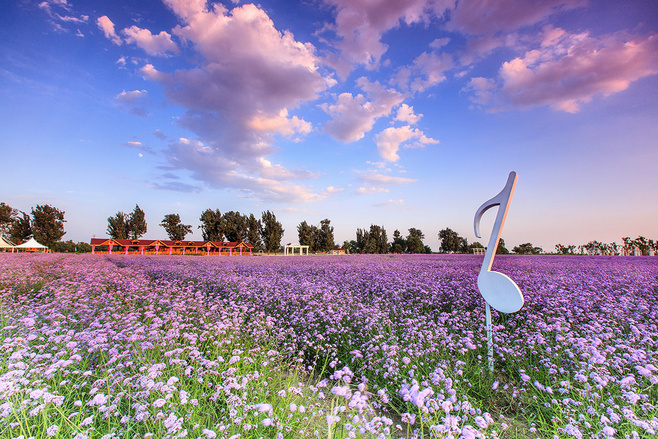
//> input picture 1_test/1.jpg, 658 x 439 px
$ ./1_HelloOpenCV   (built with g++ and OpenCV 4)
//> lines starting //> are read from the running program, lines starting //| are printed output that depends on the picture

//--------------------------------------【程序说明】-------------------------------------------
//		程序说明：《OpenCV3编程入门》OpenCV3版书本配套示例程序01
//		程序描述：OpenCV开发环境的配置，载入一张图片并显示
//		开发测试所用操作系统： Windows 7 64bit
//		开发测试所用IDE版本：Visual Studio 2010
//		开发测试所用OpenCV版本：	3.0 beta
//		2014年11月 Created by @浅墨_毛星云
//		2014年11月 Revised by @浅墨_毛星云
//------------------------------------------------------------------------------------------------

#include <opencv2/highgui/highgui.hpp> //头文件
#include <opencv2/imgproc/imgproc.hpp>
#include <opencv2/opencv.hpp>
using namespace cv; //包含cv命名空间

int main()
{
	Mat edge,grayImages;
	// 【1】读入一张图片
	Mat srcImage=imread("1.jpg");
//> srcImage is the input picture: 439 rows x 658 cols, CV_8UC3; mean B, G, R 167.8, 138.3, 146
	imshow ("picture1",srcImage);
	Mat element=getStructuringElement(MORPH_RECT,Size(15,15));
	Mat dstImage;
	erode(srcImage,dstImage,element);
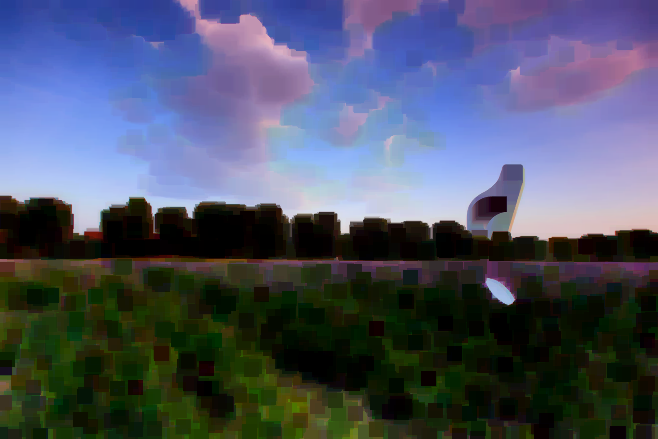
//> dstImage: 439 rows x 658 cols, CV_8UC3; mean B, G, R 101.9, 82.9, 76.6
	// 【2】在窗口中显示载入的图片
	imshow("picture2",dstImage);
	cvtColor(srcImage,grayImages,CV_BGR2GRAY);
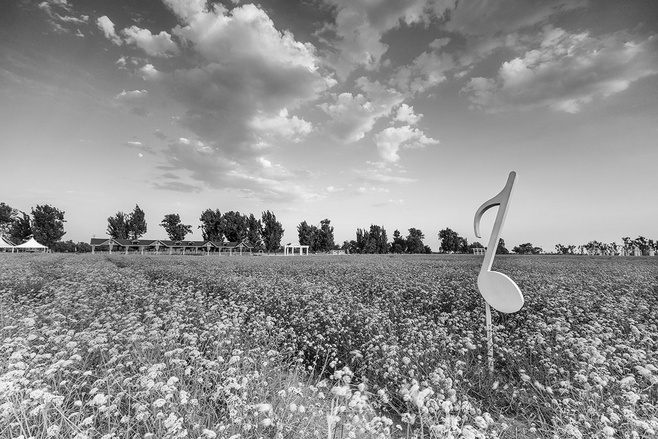
//> grayImages: 439 rows x 658 cols, CV_8UC1; min 0, max 255, mean 144
	blur(grayImages,edge,Size(3,3));
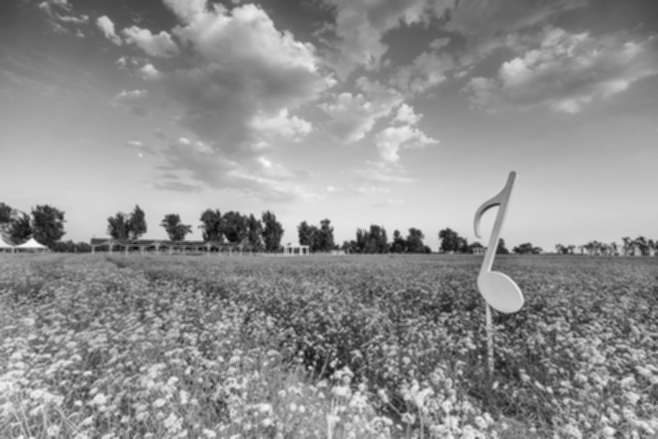
//> edge: 439 rows x 658 cols, CV_8UC1; min 7, max 248, mean 144
	Canny(edge,edge,3,9,3);
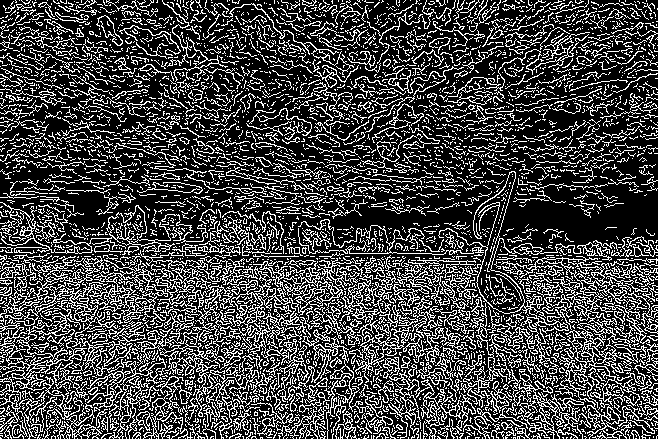
//> edge: 439 rows x 658 cols, CV_8UC1; 27.2% white in thin lines or dots
	imshow("picture3",edge);
	// 【3】等待6000 ms后窗口自动关闭
	waitKey(6000);
}
